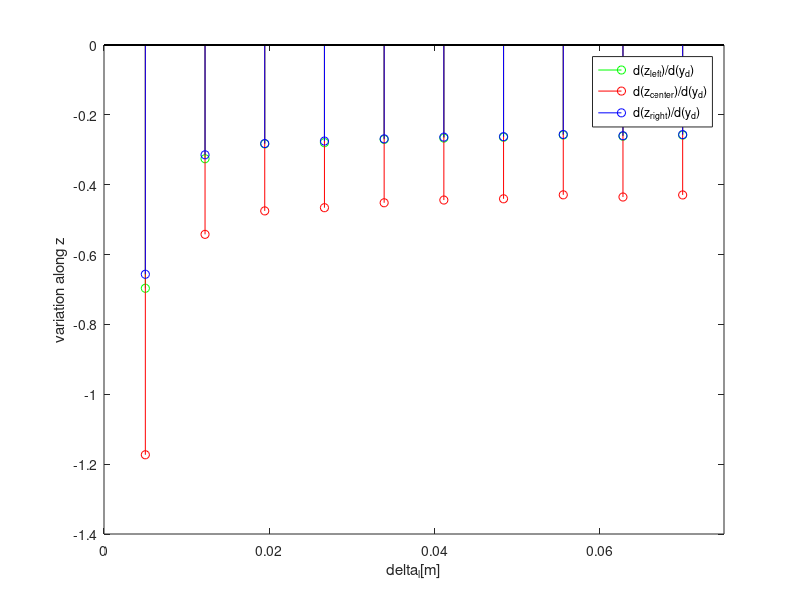
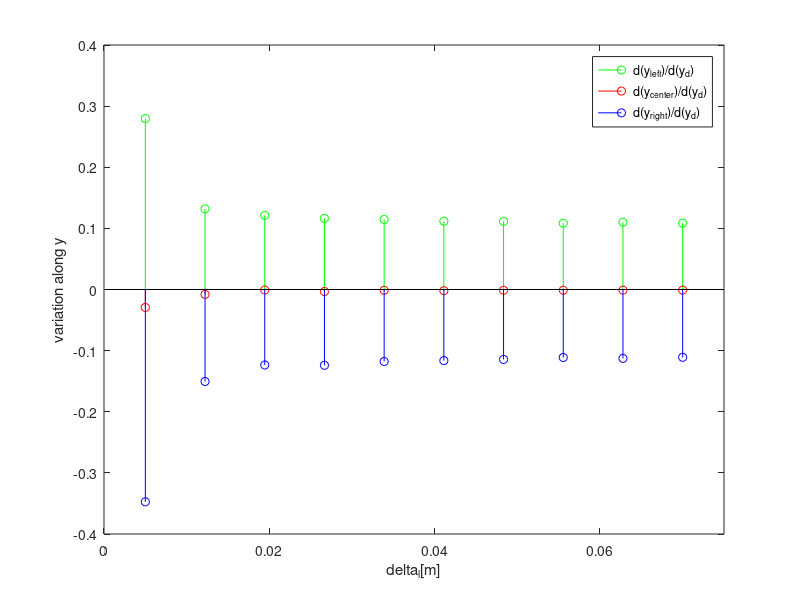
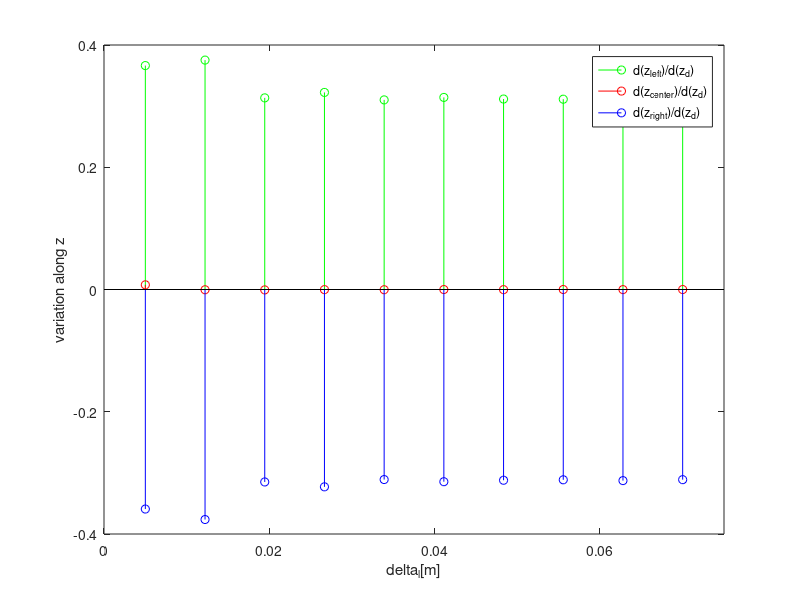
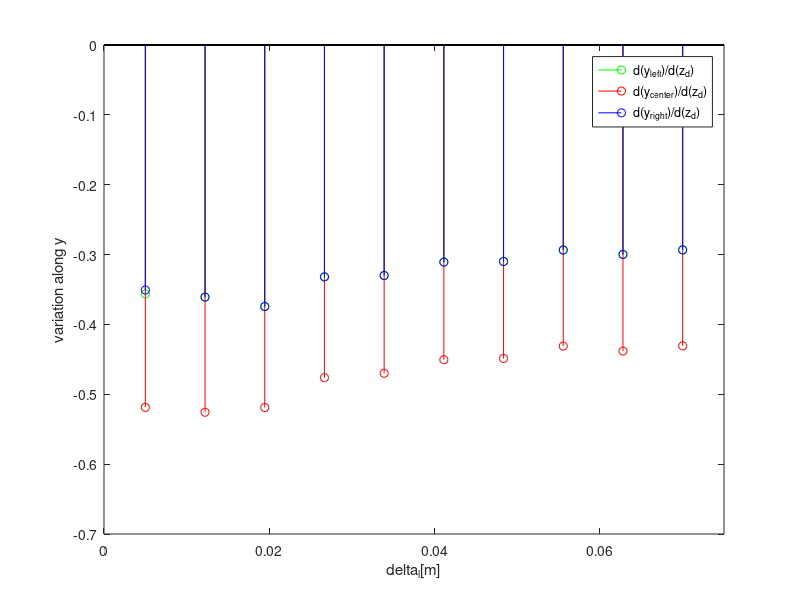

Write MATLAB code to recreate these figures, in order.
clc
close all
load('J_array_delta_l.mat');

[~,n]=size(J_array_delta_l);

lb=0.005;
ub=0.07;

values=linspace(lb, ub, n);

y_d_idx=1;
z_d_idx=3;

right_row_idx=1;
center_row_idx=3;
left_row_idx=5;

for i=1:n
    
    J=J_array_delta_l{i};
    
    %z_i variation due to y_d
    stem(values(i),J(left_row_idx+1,y_d_idx),'g');    
    hold on;
    stem(values(i),J(center_row_idx+1,y_d_idx),'r');    
    hold on;
    stem(values(i),J(right_row_idx+1,y_d_idx),'b');    
    hold on;
    
    
    %ylim([-0.7, 0.05])
    xlim([lb-0.005 ub+0.005])
end
hold off
legend('d(z_{left})/d(y_d)', 'd(z_{center})/d(y_d)', 'd(z_{right})/d(y_d)');
xlabel('delta_l[m]') 
ylabel('variation along z') 
saveas(gcf,'delta_l_zi_yd.pdf')

figure
for i=1:n
    J=J_array_delta_l{i};
    %y_i variation due to y_d
    stem(values(i),J(left_row_idx,y_d_idx),'g');    
    hold on;
    stem(values(i),J(center_row_idx,y_d_idx),'r');    
    hold on;
    stem(values(i),J(right_row_idx,y_d_idx),'b');    
    hold on;
    
    
    %ylim([-0.2, 0.2])
    xlim([lb-0.005 ub+0.005])
end
hold off
legend('d(y_{left})/d(y_d)', 'd(y_{center})/d(y_d)', 'd(y_{right})/d(y_d)');
xlabel('delta_l[m]') 
ylabel('variation along y') 
saveas(gcf,'delta_l_yi_yd.pdf');

figure
for i=1:n
    J=J_array_delta_l{i};
    %z_i variation due to z_d
    stem(values(i),J(left_row_idx+1,z_d_idx),'g');    
    hold on;
    stem(values(i),J(center_row_idx+1,z_d_idx),'r');    
    hold on;
    stem(values(i),J(right_row_idx+1,z_d_idx),'b');    
    hold on;
    
    
    %ylim([-0.6, 0.6])
   xlim([lb-0.005 ub+0.005])
end
hold off
legend('d(z_{left})/d(z_d)', 'd(z_{center})/d(z_d)', 'd(z_{right})/d(z_d)');
xlabel('delta_l[m]') 
ylabel('variation along z') 
saveas(gcf,'delta_l_yi_zd.pdf')

figure
for i=1:n
    J=J_array_delta_l{i};
    %y_i variation due to z_d
    stem(values(i),J(left_row_idx,z_d_idx),'g');    
    hold on;
    stem(values(i),J(center_row_idx,z_d_idx),'r');    
    hold on;
    stem(values(i),J(right_row_idx,z_d_idx),'b');    
    hold on;
    
    
    %ylim([-0.65, 0.05])
    xlim([lb-0.005 ub+0.005])
end
legend('d(y_{left})/d(z_d)','d(y_{center})/d(z_d)', 'd(y_{right})/d(z_d)');
xlabel('delta_l[m]') 
ylabel('variation along y') 
saveas(gcf,'delta_l_zi_zd.pdf')


    